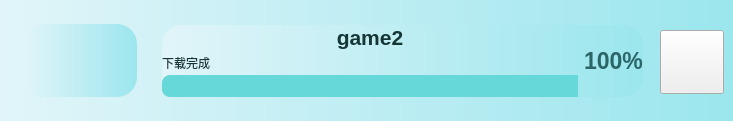
        <widget class="QWidget" name="widget_game_2" native="true">
         <property name="minimumSize">
          <size>
           <width>0</width>
           <height>121</height>
          </size>
         </property>
         <property name="maximumSize">
          <size>
           <width>16777215</width>
           <height>121</height>
          </size>
         </property>
         <property name="styleSheet">
          <string notr="true">.QWidget{
	background-color: qlineargradient(x1:0, y0:0, x2:1, y2:0,stop:0 rgb(225, 245, 249), stop:1 rgb(155, 230, 237));
	border-radius:20px;
	color: rgb(255, 255, 255);
}
</string>
         </property>
         <widget class="QWidget" name="widget_56" native="true">
          <property name="geometry">
           <rect>
            <x>24</x>
            <y>24</y>
            <width>113</width>
            <height>73</height>
           </rect>
          </property>
          <property name="styleSheet">
           <string notr="true"/>
          </property>
          <widget class="QLabel" name="label_icon_game_2">
           <property name="geometry">
            <rect>
             <x>30</x>
             <y>5</y>
             <width>64</width>
             <height>64</height>
            </rect>
           </property>
           <property name="styleSheet">
            <string notr="true">border-image: url(:/icons/icons/自定义.png);</string>
           </property>
           <property name="text">
            <string/>
           </property>
          </widget>
         </widget>
         <widget class="QPushButton" name="pushButton_game_2">
          <property name="geometry">
           <rect>
            <x>660</x>
            <y>30</y>
            <width>64</width>
            <height>64</height>
           </rect>
          </property>
          <property name="styleSheet">
           <string notr="true">border-image: url(:/icons/icons/play_game.png);</string>
          </property>
          <property name="text">
           <string/>
          </property>
         </widget>
         <widget class="QWidget" name="layoutWidget_13">
          <property name="geometry">
           <rect>
            <x>162</x>
            <y>25</y>
            <width>481</width>
            <height>72</height>
           </rect>
          </property>
          <layout class="QHBoxLayout" name="horizontalLayout_14">
           <item>
            <layout class="QVBoxLayout" name="verticalLayout_14">
             <property name="spacing">
              <number>2</number>
             </property>
             <item>
              <widget class="QLabel" name="label_game_2">
               <property name="font">
                <font>
                 <pointsize>16</pointsize>
                 <weight>75</weight>
                 <bold>true</bold>
                </font>
               </property>
               <property name="styleSheet">
                <string notr="true">color: rgb(22, 54, 53);
text-align:centre;
</string>
               </property>
               <property name="text">
                <string>game2</string>
               </property>
               <property name="alignment">
                <set>Qt::AlignCenter</set>
               </property>
              </widget>
             </item>
             <item>
              <widget class="QLabel" name="label_93">
               <property name="font">
                <font>
                 <weight>50</weight>
                 <bold>false</bold>
                </font>
               </property>
               <property name="styleSheet">
                <string notr="true">color: rgb(22, 54, 53)</string>
               </property>
               <property name="text">
                <string>下载完成</string>
               </property>
              </widget>
             </item>
             <item>
              <widget class="QProgressBar" name="progressBar_29">
               <property name="styleSheet">
                <string notr="true">QProgressBar::chunk {
        border-top-left-radius:8px;
border-bottom-left-radius:8px;
	background-color: rgb(103, 216, 217)
}
QProgressBar{
border-radius:8px;
background-color: rgb(223, 223, 223);
}
</string>
               </property>
               <property name="value">
                <number>100</number>
               </property>
               <property name="textVisible">
                <bool>false</bool>
               </property>
              </widget>
             </item>
            </layout>
           </item>
           <item>
            <widget class="QLabel" name="label_94">
             <property name="font">
              <font>
               <pointsize>17</pointsize>
               <weight>75</weight>
               <bold>true</bold>
              </font>
             </property>
             <property name="styleSheet">
              <string notr="true">color: rgb(43, 101, 103);</string>
             </property>
             <property name="text">
              <string>100%</string>
             </property>
             <property name="alignment">
              <set>Qt::AlignLeading|Qt::AlignLeft|Qt::AlignVCenter</set>
             </property>
            </widget>
           </item>
          </layout>
         </widget>
        </widget>
